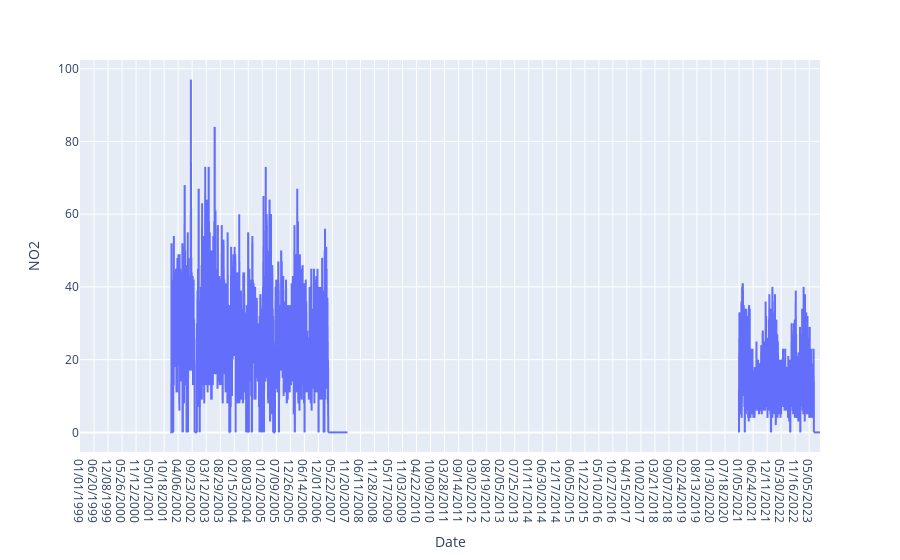

Write notebook code for a chart like this one.
### Code cell
px.line(data, x='Date',y='NO2')

### Figure 1 — Plotly figure (JSON) as saved in the notebook; plotly's stock layout.template omitted (floating-point values rounded to 4 significant figures; data arrays with more than 128 entries replaced by an {"elided": "..."} marker saying what was removed)
{"data": [{"hovertemplate": "Date=%{x}<br>NO2=%{y}<extra></extra>", "legendgroup": "", "line": {"color": "#636efa", "dash": "solid"}, "marker": {"symbol": "circle"}, "mode": "lines", "name": "", "showlegend": false, "type": "scattergl", "x": {"elided": "8972 str values"}, "xaxis": "x", "y": {"elided": "8972 mixed values"}, "yaxis": "y"}], "layout": {"legend": {"tracegroupgap": 0}, "margin": {"t": 60}, "xaxis": {"anchor": "y", "domain": [0, 1], "title": {"text": "Date"}}, "yaxis": {"anchor": "x", "domain": [0, 1], "title": {"text": "NO2"}}}}
